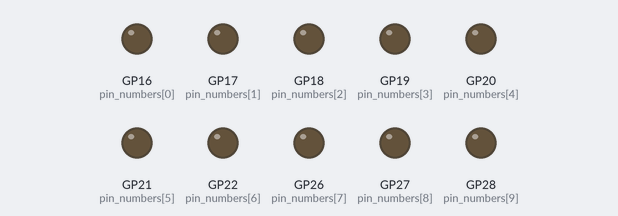
A program run on a simulated Raspberry Pi Pico running MicroPython. On the bench: output pins drawn as LEDs (lit = HIGH).

Above: at 0.05 s.
At 0.25 s:
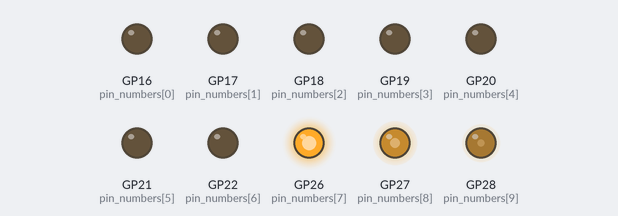
At 0.45 s:
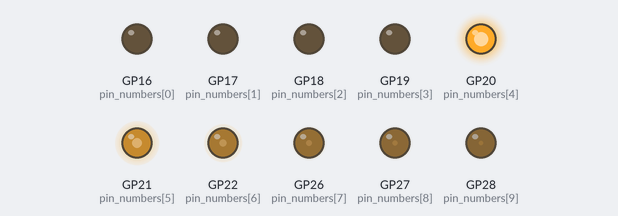
At 0.9 s:
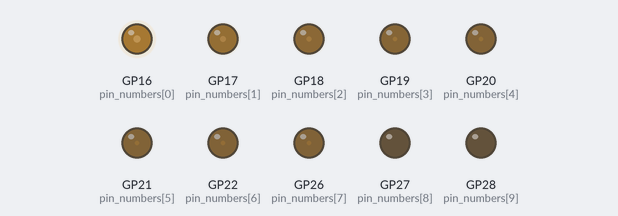
At 1.6 s:
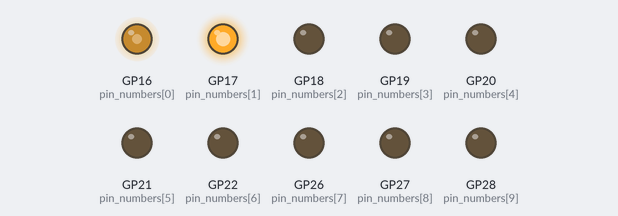
At 2.3 s:
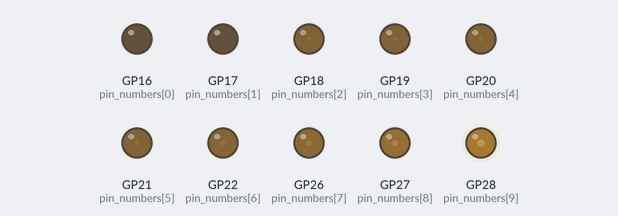
Timing chart, 0 to 6.5 s (numbered marks = the images above):
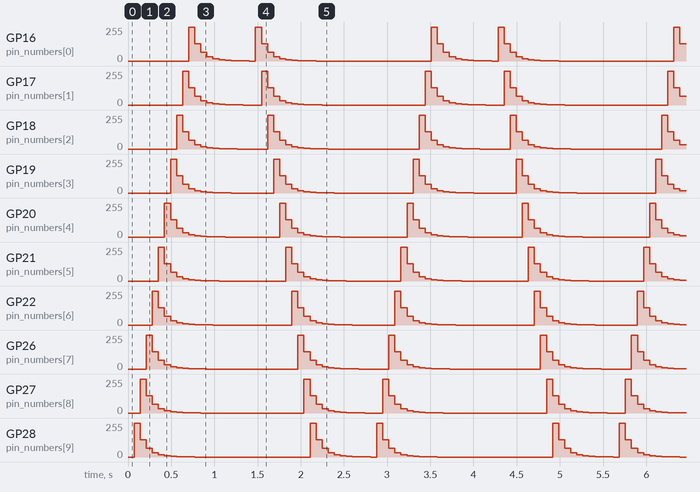

The program:

main.py
```python
from machine import Pin, PWM
import time

"""
Most of the advanced code here is for the Comet effect
It is not necessary to understand every sequence here

the important parts are;
1. Pin Setup
2. Using and learning nested loops and controll variables to avoid cluttered code.

"""
#Setup the pins
pin_numbers = [16, 17, 18, 19, 20, 21, 22, 26, 27, 28]
pwm_leds = []
for num in pin_numbers:
    configured_pwn = PWM(Pin(num), freq=10000)
    pwm_leds.append(configured_pwn)


# Baked Wave, this is mainly for a cool effect of the wave, optional fun
dutys = [
    0, 0, 0, 0, 0, 0, 0, 0, 0, 0,
    65535, 32768, 16384, 8192, 4096,
    2048, 1024, 512, 256, 128,
    0, 0, 0, 0, 0, 0, 0, 0, 0, 0
]
delayTimes = 70 # controlling all delay times with this variable

try:
    while True:
        # Comet lighting from led[9] to led [0]
        for i in range(0, 20):
            for j in range(0, 10):
                # Grabs the specific LED object from our list
                pwm_leds[j].duty_u16(dutys[i + j])
            time.sleep_ms(delayTimes)

        # Comet lighting from led [0] to led [9]
        for i in range(0, 20):
            for j in range(0, 10):
                # Subtracting "j" from 9 cleanly reverses the target index
                pwm_leds[9 - j].duty_u16(dutys[i + j])
            time.sleep_ms(delayTimes)

except:
    # Clean up loop sweeping through all 10 engines automatically
    for led in pwm_leds:
        led.duty_u16(0)
        led.deinit()
    print("safely shutting down the PWM engien.")
```
